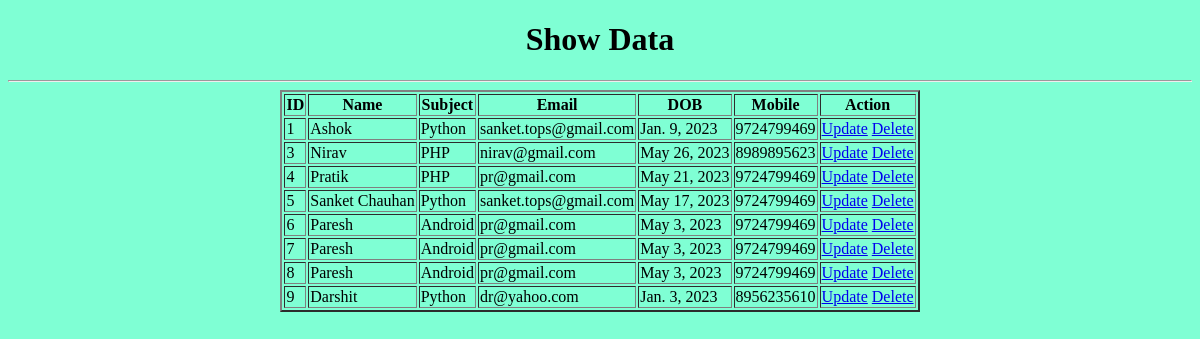
/showdata/, run on an earlier commit of the app's database.
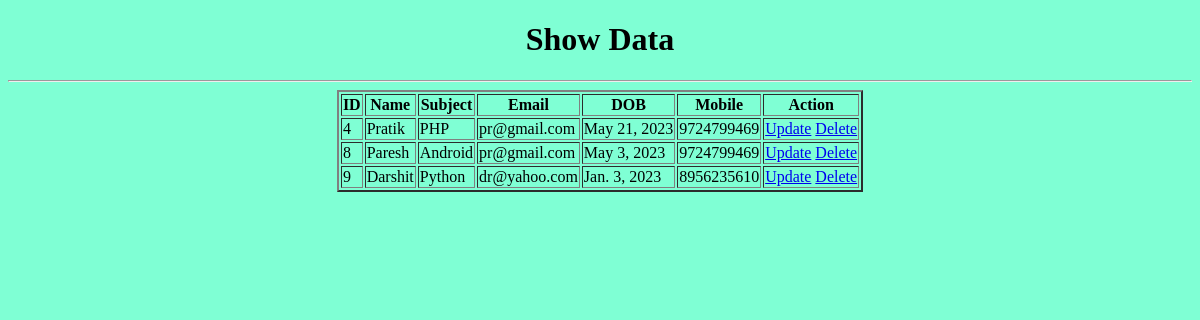
And on a later commit of the database.
### myapp/models.py (models this page shows)
class userdata(models.Model):
    name=models.CharField(max_length=20)
    sub=models.CharField(max_length=20)
    email=models.EmailField()
    dob=models.DateField()
    mobile=models.IntegerField()
    def __str__(self) -> str:
        return self.name

### myapp/views.py (the view)
# urls.py: path('showdata/',views.showdata,name='showdata'),
def showdata(request):
    data=userdata.objects.all()
    return render(request,'showdata.html',{'data':data})

### templates/showdata.html (shortened to what this page needs)
<!DOCTYPE html>
<html lang="en">
<head>
</head>
<body style="background-color: aquamarine;">
    <center><h1>Show Data</h1></center>
    <hr>
    <table align="center" border="2">
        <tr>
            <th>ID</th>
            <th>Name</th>
            <th>Subject</th>
            <th>Email</th>
            <th>DOB</th>
            <th>Mobile</th>
            <th>Action</th>
        </tr>
        {% for i in data %}
        <tr>
            <td>{{i.id}}</td>
            <td>{{i.name}}</td>
            <td>{{i.sub}}</td>
            <td>{{i.email}}</td>
            <td>{{i.dob}}</td>
            <td>{{i.mobile}}</td>
            <td><a href="/updatedata/{{i.id}}">Update</a>
            <a href="/deletedata/{{i.id}}">Delete</a></td>
        </tr>
        {% endfor %}
    </table>
</body>
</html>

What changed in the data, as far as the page shows it:
removed userdata: id "1", name "Ashok", sub "Python", email "sanket.tops@gmail.com", dob "Jan. 9, 2023", mobile "9724799469"
removed userdata: id "3", name "Nirav", sub "PHP", email "nirav@gmail.com", dob "May 26, 2023", mobile "8989895623"
removed userdata: id "5", name "Sanket Chauhan", sub "Python", email "sanket.tops@gmail.com", dob "May 17, 2023", mobile "9724799469"
removed userdata: id "6", name "Paresh", sub "Android", email "pr@gmail.com", dob "May 3, 2023", mobile "9724799469"
removed userdata: id "7", name "Paresh", sub "Android", email "pr@gmail.com", dob "May 3, 2023", mobile "9724799469"
